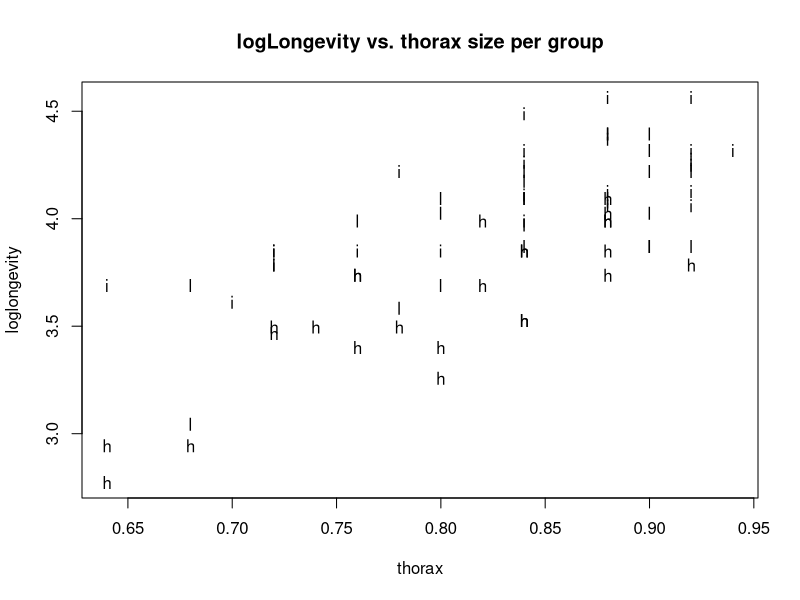

The R source for this figure: (Note: this script raises an error after producing the figure.)
## ---- chunk 1
knitr::opts_chunk$set(echo = TRUE, warning=FALSE, message=FALSE)

library(lme4)
## ---- chunk 2
fruitflies = read.table(file="data/fruitflies.txt", header=TRUE)
fruitflies = cbind(fruitflies, log(fruitflies[,2])); names(fruitflies)[4]="loglongevity"
head(fruitflies,3) # some output deleted
## ---- chunk 3
attach(fruitflies)
## ---- chunk 4
plot(loglongevity~thorax,pch=unclass(activity),
     main = "logLongevity vs. thorax size per group")
legend('topleft',legend=levels(fruitflies$activity),pch=1:3)
## ---- chunk 5
fruitfliesaov = lm(loglongevity~activity, data=fruitflies)
attach(fruitfliesaov)
anova(fruitfliesaov)

qqnorm(residuals(fruitfliesaov));
## ---- chunk 6
summary(fruitfliesaov)
## ---- chunk 7
fruitfliesfullaov = lm(loglongevity~thorax+activity, data=fruitflies)
attach(fruitfliesfullaov)
anova(fruitfliesfullaov)
summary(fruitfliesfullaov)$coef
## ---- chunk 8
mean(fruitflies[,1]); min(fruitflies[,1])
## ---- chunk 9
plot(loglongevity~thorax,pch=unclass(activity))
for (i in c("high", "low", "isolated")) 
  abline(lm(loglongevity~thorax,data=fruitflies[fruitflies$activity==i,]))
legend('topleft',legend=levels(fruitflies$activity),pch=1:3)
## ---- chunk 10
fruitfliespart = fruitflies[1:50,]

plot(fruitfliespart$loglongevity~fruitfliespart$thorax,
     pch=unclass(fruitfliespart$activity),
     main="Scatterplot with isolated and low groups only")
for (i in c("low", "isolated")) 
  abline(lm(loglongevity~thorax,
            data=fruitfliespart[fruitfliespart$activity==i,]))
legend('topleft',legend=c("low","isolated"),pch=2:3)
## ---- chunk 11
ffnothoraxpartaov = lm(loglongevity~activity, data=fruitfliespart)
anova(ffnothoraxpartaov)

fruitfliespartaov = lm(loglongevity~thorax+activity, data=fruitfliespart)
anova(fruitfliespartaov)
## ---- chunk 12
par(mfrow=c(1,2))
qqnorm(residuals(fruitfliesfullaov))
plot(fitted(fruitfliesfullaov),residuals(fruitfliesfullaov))
## ---- chunk 13
ffnonlogaov = lm(longevity~thorax+activity, data=fruitflies)
attach(ffnonlogaov)
anova(ffnonlogaov)
summary(ffnonlogaov)$coef

par(mfrow=c(1,2))
qqnorm(residuals(ffnonlogaov))
plot(fitted(ffnonlogaov),residuals(ffnonlogaov))
## ---- chunk 14
psiData = read.table("./data/psi.txt", header = TRUE)
psiDataNonFactor = data.frame(psiData)

psiData$passed = ifelse(test=psiData$passed == 1, yes="Pass", no="Fail")
psiData$passed = as.factor(psiData$passed)

psiData$psi = ifelse(test=psiData$psi == 1, yes="Yes", no="No")
psiData$psi = as.factor(psiData$psi)

par(mfrow=c(1,1))
plot(passed ~ gpa, data = psiDataNonFactor)
## ---- chunk 15
par(mfrow=c(1,2))
hist(psiData$gpa, freq = FALSE, xlab = "GPA", main = "Histogram of GPA")
qqnorm(psiData$gpa)
## ---- chunk 16
str(psiData)
## ---- chunk 17
xtabs(~passed + psi, data = psiData)
## ---- chunk 18
# Fit the model
logRegModel = glm(passed ~ psi + gpa, data = psiData, family = "binomial")
logSummary = summary(logRegModel)
logSummary
## ---- chunk 19
newdat1 = data.frame(gpa=seq(0, 4, len=300))
newdat2 = data.frame(gpa=seq(0, 4, len=300))

newdat1$psi = 1
newdat1$psi = ifelse(test=newdat1$psi == 1, yes="Yes", no="No")
newdat1$psi = as.factor(newdat1$psi)
newdat2$psi = 0
newdat2$psi = ifelse(test=newdat2$psi == 1, yes="Yes", no="No")
newdat2$psi = as.factor(newdat2$psi)

newdat1$passed = predict(logRegModel, newdata=newdat1, type="response")
newdat2$passed = predict(logRegModel, newdata=newdat2, type="response")

par(mfrow=c(1,1))
plot(passed ~ gpa, data = psiDataNonFactor, xlim = c(1.5 ,4),
     main="Probability of passing for each factor level")
lines(passed ~ gpa, data = newdat1, col="green4", lwd=2)
lines(passed ~ gpa, data = newdat2, col="red4", lwd=2)
legend(x = "left", legend=c("PSI = YES", "PSI = NO"),
       col=c("green", "red"), lty=1:1, cex=0.8)
## ---- chunk 20
testSec4 = read.table("./data/psi-section4.txt", header = TRUE)
testSec4$passed = ifelse(test=testSec4$passed == 1, yes="Pass", no="Fail")
testSec4$passed = as.factor(testSec4$passed)
testSec4$psi = ifelse(test=testSec4$psi == 1, yes="Yes", no="No")
testSec4$psi = as.factor(testSec4$psi)

testSec4 # Passed column is irrelevant in this case

predicted = predict(logRegModel, testSec4, type = "response")
predicted
## ---- chunk 21
odds = round(exp(logRegModel$coefficients), 3)
odds
## ---- chunk 22
x = matrix(c(3, 15, 8, 6), 2, 2)
x
fisher.test(x)
## ---- chunk 23
par(mfrow=c(1,3))
hist(rpois(10000,.1), cex.main=.8); hist(rpois(10000,.5)); hist(rpois(10000,1))
hist(rpois(10000,5)); hist(rpois(10000,10)); hist(rpois(10000,100))
hist(rpois(10,1000)); hist(rpois(100,1000)); hist(rpois(1000,10000))
## ---- chunk 24
africa = read.table("data/africa.txt",header=TRUE)
africaglm=glm(miltcoup~oligarchy+pollib+parties+pctvote+popn+size+numelec+numregim,
              family=poisson,data=africa)

plot(africa)

summary(africaglm)
confint(africaglm)
coef(africaglm)
## ---- chunk 25
# Assumption checks:
par(mfrow=c(1,3))
plot(fitted(africaglm),residuals(africaglm), main='fitted values vs. residuals')
plot(log(fitted(africaglm)),residuals(africaglm), main='logarithm of fitted values \nvs. residuals')
plot(fitted(africaglm),residuals(africaglm,type="response"), main='fitted values vs. response \n residuals', ylab='response residuals')
## ---- chunk 26
summary(glm(miltcoup~oligarchy+pollib+parties+pctvote+popn+size+numelec+numregim,
            family=poisson,data=africa))
# `numelec` has the highest p-value, and is removed.
summary(glm(miltcoup~oligarchy+pollib+parties+pctvote+popn+size+numregim,
            family=poisson,data=africa))
# `numregim` is removed next.
summary(glm(miltcoup~oligarchy+pollib+parties+pctvote+popn+size,
            family=poisson,data=africa))
# removing `size`
summary(glm(miltcoup~oligarchy+pollib+parties+pctvote+popn,
            family=poisson,data=africa))
# removing `popn`
summary(glm(miltcoup~oligarchy+pollib+parties+pctvote,
            family=poisson,data=africa))
# removing `pctvote`
summary(glm(miltcoup~oligarchy+pollib+parties,
            family=poisson,data=africa))

## ---- chunk 27
plot(africa[,1:4])
